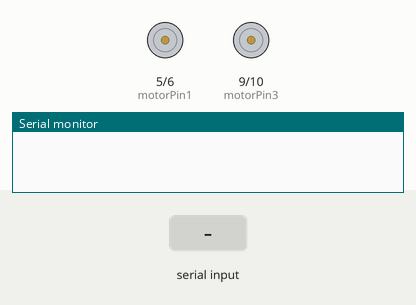
This sketch was run on a simulated Arduino Uno, built with avr-gcc and run on an emulated ATmega328P. Shown: motor-driver pin pairs drawn as motors (green arrow = first pin HIGH = forward, orange = second pin HIGH = backward, longer = more drive), the last lines printed to the serial monitor. The inputs (shaded band) are chosen by the test bench.

Above: at 1.2 s.
1.3 s: "30,150\n" received over Serial
At 1.9 s:
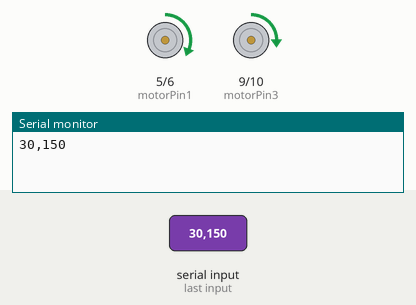
2.8 s: "1\n" received over Serial
At 3.4 s:
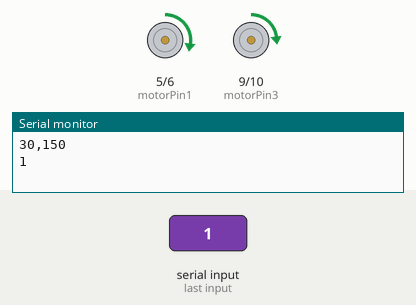
Timing chart, 0 to 5.8 s (numbered marks = the images above; inputs shaded):
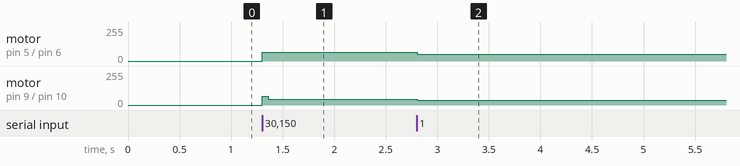

Measured:
- after the input at 1.3 s, motor on pin 5 (motorPin1) / pin 6 (motorPin2): stopped → forward 64/255 at once; motor on pin 9 (motorPin3) / pin 10 (motorPin4): stopped → forward 64/255 at once, → forward 42/255 0.06 s later
- after the input at 2.8 s, motor on pin 5 (motorPin1) / pin 6 (motorPin2): forward 64/255 → forward 51/255 at once; motor on pin 9 (motorPin3) / pin 10 (motorPin4): forward 42/255 → forward 34/255 at once

The sketch:

Arduino_Android.ino
```cpp
//Motor A
const int motorPin1  = 5;  // Pin 14 of L293
const int motorPin2  = 6;  // Pin 10 of L293
//Motor B
const int motorPin3  = 9; // Pin  7 of L293
const int motorPin4  = 10;  // Pin  2 of L293
int power = 64;


void setup()
 {
  Serial.begin(9600);
  pinMode(motorPin1, OUTPUT);
  pinMode(motorPin2, OUTPUT);
  pinMode(motorPin3, OUTPUT);
  pinMode(motorPin4, OUTPUT);
 }


 void loop() {
  char order;
  if(Serial.available())
  {
   order = Serial.read();
   Serial.print(order);
  }
  int ord = order - '0'; //conver char(order) to int(ord)

  if (ord == 1) {
    analogWrite(motorPin1, power);
    digitalWrite(motorPin2, LOW);
    analogWrite(motorPin3, 2*power/3);
    digitalWrite(motorPin4, LOW);
  }

  if (ord == 2) {
    analogWrite(motorPin1, 2*power/3);
    digitalWrite(motorPin2, LOW);
    analogWrite(motorPin3, power);
    digitalWrite(motorPin4, LOW);
  }


  if (ord == 3) {
    analogWrite(motorPin1, power);
    digitalWrite(motorPin2, LOW);
    analogWrite(motorPin3, power);
    digitalWrite(motorPin4, LOW);
  }

  if (ord == 4) {
    digitalWrite(motorPin1, LOW);
    digitalWrite(motorPin2, LOW);
    digitalWrite(motorPin3, LOW);
    digitalWrite(motorPin4, LOW);
  }

  if (ord > 4) {
    power = map(ord, 4, 9, 0, 255);      //get order between 4 and 9 and scale this to 0 and 255 for power
  }

 delay(20);
}
```
